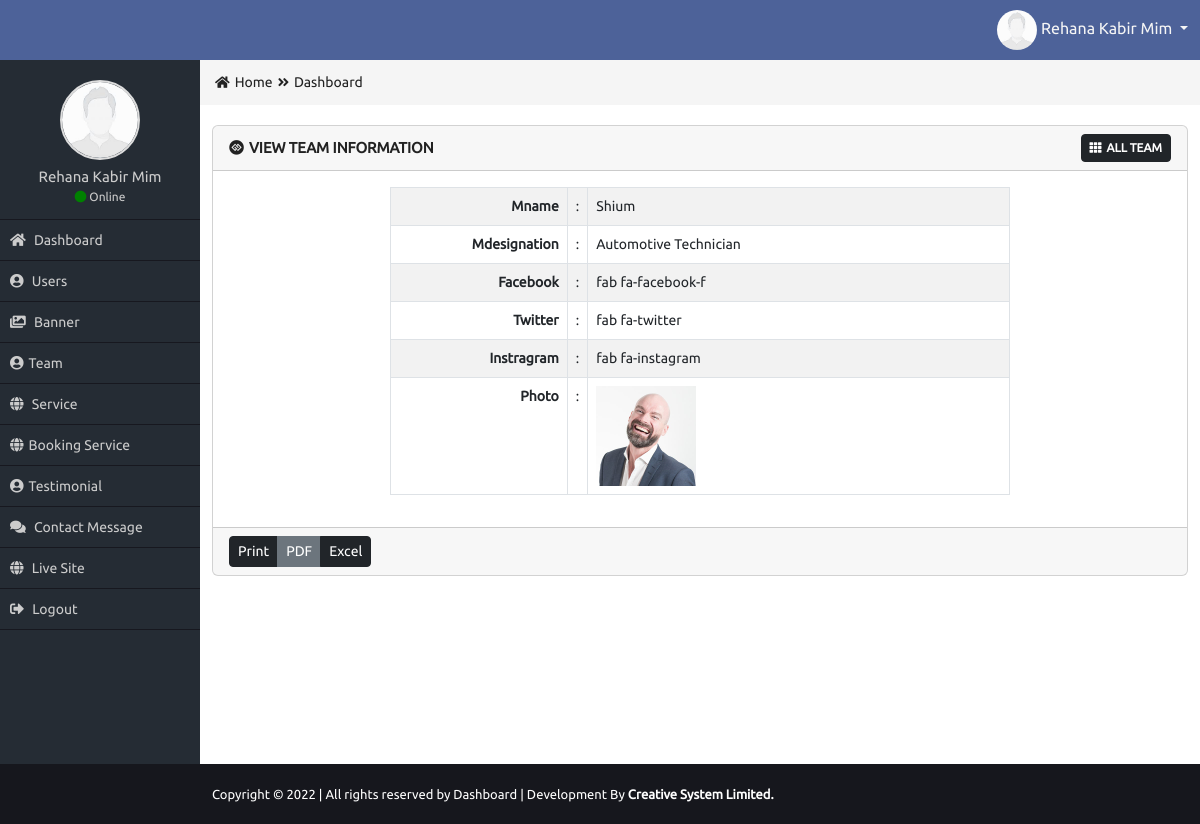
The app's page /Admin/view-team.php?v=13 (signed in) with its own data.
### tables this page shows
CREATE TABLE `team` (
  `member_id` int(11) NOT NULL,
  `member_name` varchar(50) NOT NULL,
  `member_designation` varchar(50) NOT NULL,
  `member_facebook` varchar(100) NOT NULL,
  `member_twitter` varchar(100) NOT NULL,
  `member_instragram` varchar(100) NOT NULL,
  `member_photo` varchar(50) NOT NULL
);

### Admin/view-team.php (the view, shortened to what this page needs)
<?php
require_once("functions/function.php");
if($_SESSION['role']=='1'){
$id = $_GET['v'];
$sel="SELECT * FROM team  WHERE member_id = $id";
$Q =mysqli_query($con , $sel);
$data=mysqli_fetch_assoc($Q);
?>
                    <div class="row">
                        <div class="col-md-12">
                            <div class="card mb-3">
                              <div class="card-header">
                                <div class="row">
                                    <div class="col-md-8 card_title_part">
                                        <i class="fab fa-gg-circle"></i>View Team Information
                                    </div>
                                    <div class="col-md-4 card_button_part">
                                        <a href="all-team.php" class="btn btn-sm btn-dark"><i class="fas fa-th"></i>All Team</a>
                                    </div>
                                </div>
                              </div>
                              <div class="card-body">
                                <div class="row">
                                    <div class="col-md-2"></div>
                                    <div class="col-md-8">
                                        <table class="table table-bordered table-striped table-hover custom_view_table">
                                          <tr>
                                            <td>Mname</td>
                                            <td>:</td>
                                            <td><?= $data['member_name']?></td>
                                          </tr>
                                          <tr>
                                            <td>Mdesignation</td>
                                            <td>:</td>
                                            <td><?= $data['member_designation']?></td>
                                          </tr>
                                          <tr>
                                            <td>Facebook</td>
                                            <td>:</td>
                                            <td><?= $data['member_facebook']?></td>
                                          </tr>
                                          <tr>
                                            <td><table>Twitter</table></td>
                                            <td>:</td>
                                            <td><?= $data['member_twitter']?></td>
                                          </tr>
                                          <tr>
                                            <td>Instragram</td>
                                            <td>:</td>
                                            <td><?= $data['member_instragram']?></td>
                                          </tr>
                                          <tr>
                                            <td>Photo</td>
                                            <td>:</td>
                                            <td>
                                            <?php if($data['member_photo']!=''){?>
                                            <img height="100" class="img200" src="uploads/<?= $data['member_photo']; ?>" alt="team"/>
                                            <?php }  else{ ?>
                                            <img height="100" src="images/avatar.jpg" alt="avatar"/>
                                            <?php } ?>
                                            </td>
                                          </tr>
                                        </table>
                                    </div>
                                    <div class="col-md-2"></div>
                                </div>
                              </div>
                              <div class="card-footer">
                                <div class="btn-group" role="group" aria-label="Button group">
                                  <button type="button" class="btn btn-sm btn-dark">Print</button>
                                  <button type="button" class="btn btn-sm btn-secondary">PDF</button>
                                  <button type="button" class="btn btn-sm btn-dark">Excel</button>
                                </div>
                              </div>
<?php
}else{
  header('Location:index.php');
}
?>

### Admin/css/style.css (style rules this page uses)
* { margin: 0px; padding: 0px; outline: 0px; }
img { border: 0px; }
a { text-decoration: none; }
body { font-family: 'Ubuntu', sans-serif; overflow-x: hidden; }
.card_title_part { color: #222222; font-size: 15px; text-transform: uppercase; font-weight: bold; margin-top: 3px; }
.card_title_part i { margin-right: 5px; }
.card_button_part { text-align: right; }
.card_button_part a { font-size: 12px; text-transform: uppercase; font-weight: bold; }
.card_button_part a i { margin-right: 5px; }
.custom_view_table { font-size: 14px; }
.custom_view_table tr td:first-child { width: 29%; font-weight: bold; text-align: right; }
.custom_view_table tr td:last-child { width: 70%; font-weight: 400; text-align: left; }
.img200 { max-width: 300px; max-height: 200px; }

### records on screen
team: member_name "Shium", member_designation "Automotive Technician", member_facebook "fab fa-facebook-f", member_twitter "fab fa-twitter", member_instragram "fab fa-instagram", member_photo (picture)

### other values on screen
$_SESSION['name'] "Rehana Kabir Mim"
